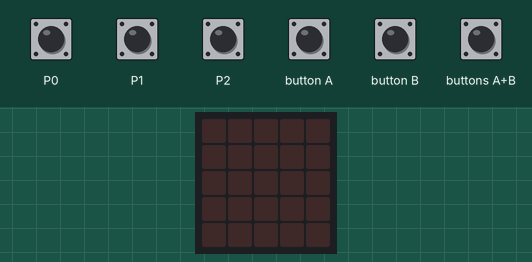
Recording of a program running on a simulated BBC micro:bit (MakeCode). On the bench: the board's 5×5 LED display. The test bench sets the inputs (shaded band).

Above: at 1.2 s.
1.3 s: touch pin P0 pressed for 0.15 s
At 2.5 s:
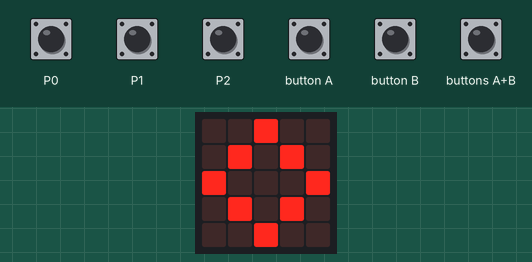
4.4 s: touch pin P1 pressed for 0.15 s
At 4.9 s:
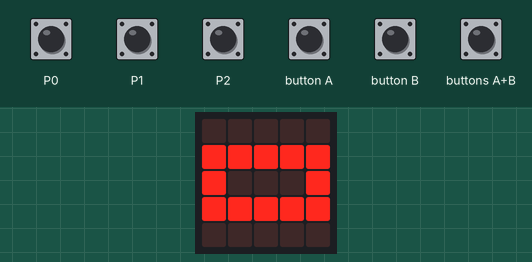
7.5 s: touch pin P2 pressed for 0.15 s
At 8.4 s:
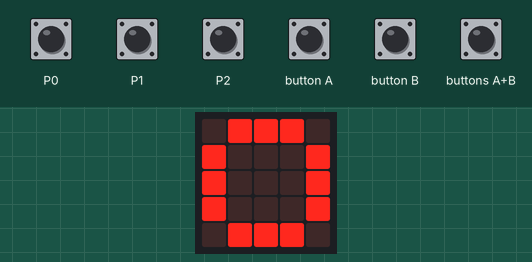
10.6 s: buttons A+B pressed for 0.15 s
At 12.0 s:
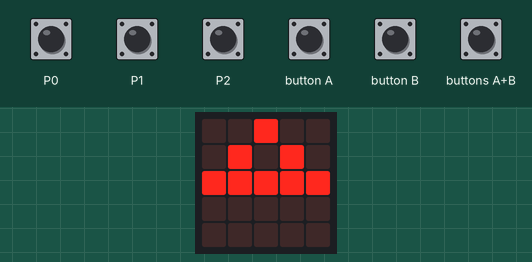
13.7 s: buttons A+B pressed for 1 s
Timing chart, 0 to 16.7 s (numbered marks = the images above; inputs shaded):
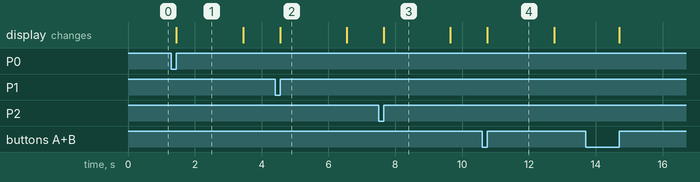

The program:

main.ts
```typescript
input.onPinPressed(TouchPin.P0, function () {
    led.plot(2, 0)
    led.plot(1, 1)
    led.plot(0, 2)
    led.plot(1, 3)
    led.plot(2, 4)
    led.plot(3, 3)
    led.plot(4, 2)
    led.plot(3, 1)
    basic.pause(2000)
    led.unplot(2, 0)
    led.unplot(1, 1)
    led.unplot(0, 2)
    led.unplot(1, 3)
    led.unplot(2, 4)
    led.unplot(3, 3)
    led.unplot(4, 2)
    led.unplot(3, 1)
})
input.onPinPressed(TouchPin.P2, function () {
    led.plot(1, 0)
    led.plot(2, 0)
    led.plot(3, 0)
    led.plot(4, 1)
    led.plot(4, 2)
    led.plot(4, 3)
    led.plot(3, 4)
    led.plot(2, 4)
    led.plot(1, 4)
    led.plot(0, 3)
    led.plot(0, 2)
    led.plot(0, 1)
    basic.pause(2000)
    led.unplot(1, 0)
    led.unplot(2, 0)
    led.unplot(3, 0)
    led.unplot(4, 1)
    led.unplot(4, 2)
    led.unplot(4, 3)
    led.unplot(3, 4)
    led.unplot(2, 4)
    led.unplot(1, 4)
    led.unplot(0, 3)
    led.unplot(0, 2)
    led.unplot(0, 1)
})
input.onButtonPressed(Button.AB, function () {
    led.plot(0, 2)
    led.plot(2, 0)
    led.plot(4, 2)
    led.plot(1, 1)
    led.plot(1, 2)
    led.plot(2, 2)
    led.plot(3, 1)
    led.plot(3, 2)
    basic.pause(2000)
    led.unplot(0, 2)
    led.unplot(2, 0)
    led.unplot(4, 2)
    led.unplot(1, 1)
    led.unplot(1, 2)
    led.unplot(2, 2)
    led.unplot(2, 1)
    led.unplot(3, 1)
    led.unplot(3, 2)
})
input.onPinPressed(TouchPin.P1, function () {
    led.plot(0, 1)
    led.plot(0, 2)
    led.plot(0, 3)
    led.plot(1, 3)
    led.plot(2, 3)
    led.plot(3, 3)
    led.plot(4, 3)
    led.plot(4, 2)
    led.plot(4, 1)
    led.plot(3, 1)
    led.plot(2, 1)
    led.plot(1, 1)
    basic.pause(2000)
    led.unplot(0, 1)
    led.unplot(0, 2)
    led.unplot(0, 3)
    led.unplot(1, 3)
    led.unplot(2, 3)
    led.unplot(3, 3)
    led.unplot(4, 3)
    led.unplot(4, 2)
    led.unplot(4, 1)
    led.unplot(3, 1)
    led.unplot(2, 1)
    led.unplot(1, 1)
})
```

test.ts
```typescript
// aquí va el archivo "tests"; esto no se compilará cuando este paquete se utilice como una extensión.
```

Measured:
- after the input at 1.3 s, the display: changes after 0.15 s (image 1)
- after the input at 4.4 s, the display: changes after 0.15 s (image 2)
- after the input at 7.5 s, the display: changes after 0.15 s (image 3)
- after the input at 10.6 s, the display: changes after 0.15 s (image 4)
- what the display in image 1 shows lasts 2.0 s, from 1.5 s to 3.5 s
